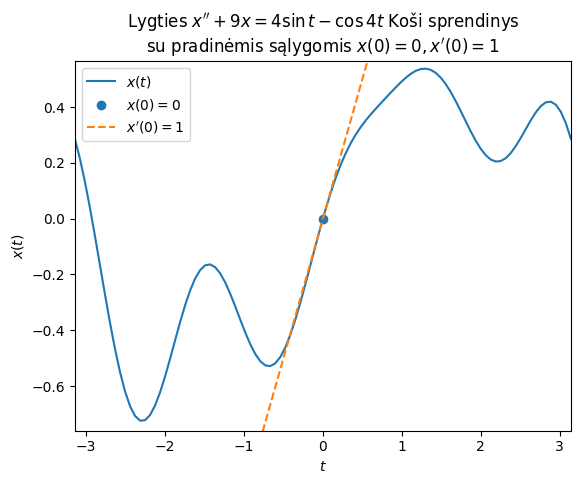

Write the Python code that produced this figure.
# %%
import numpy as np
import matplotlib.pyplot as plt
def x(t):
    return np.sin(t)/2 + np.cos(4*t)/7+np.sin(3*t)/6-np.cos(3*t)/7
ts = np.linspace(-np.pi, np.pi, 100)
xs = x(ts)
title ="""Lygties $x''+9x=4\\sin t-\\cos 4t$ Koši sprendinys
su pradinėmis sąlygomis $x(0)=0, x'(0)=1$"""
plt.title(title)
plt.plot(ts, x(ts), label='$x(t)$')
plt.scatter(0, 0, label='$x(0)=0$')
plt.plot(ts, ts, label='$x\'(0)=1$', linestyle='dashed')
plt.xlabel('$t$')
plt.ylabel('$x(t)$')
plt.axis([-np.pi, np.pi, 1.05*xs.min(), 1.05*xs.max()])
plt.legend()
plt.show()
# %%
